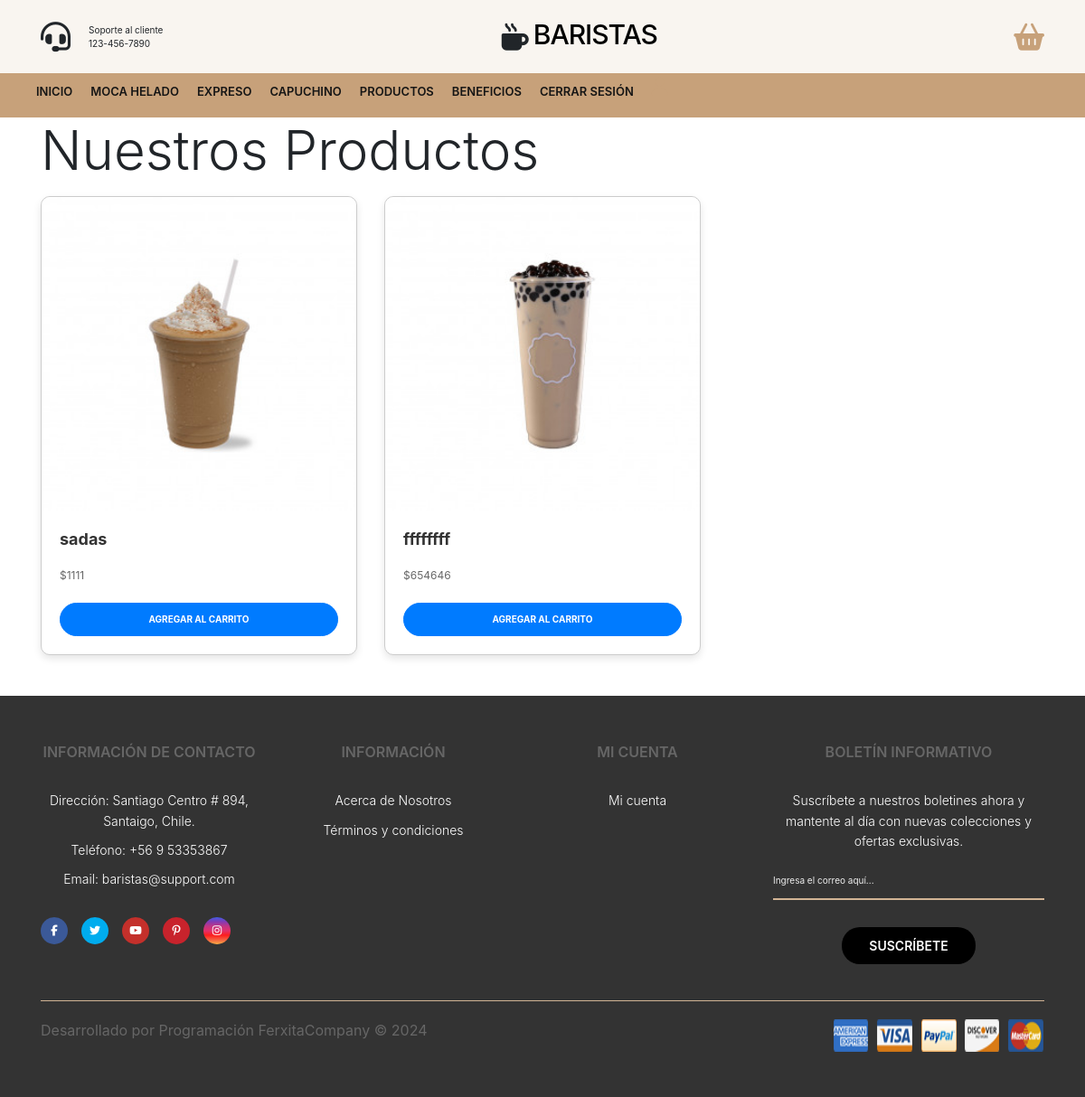
The app's page /proyecto/Tienda/, older data.
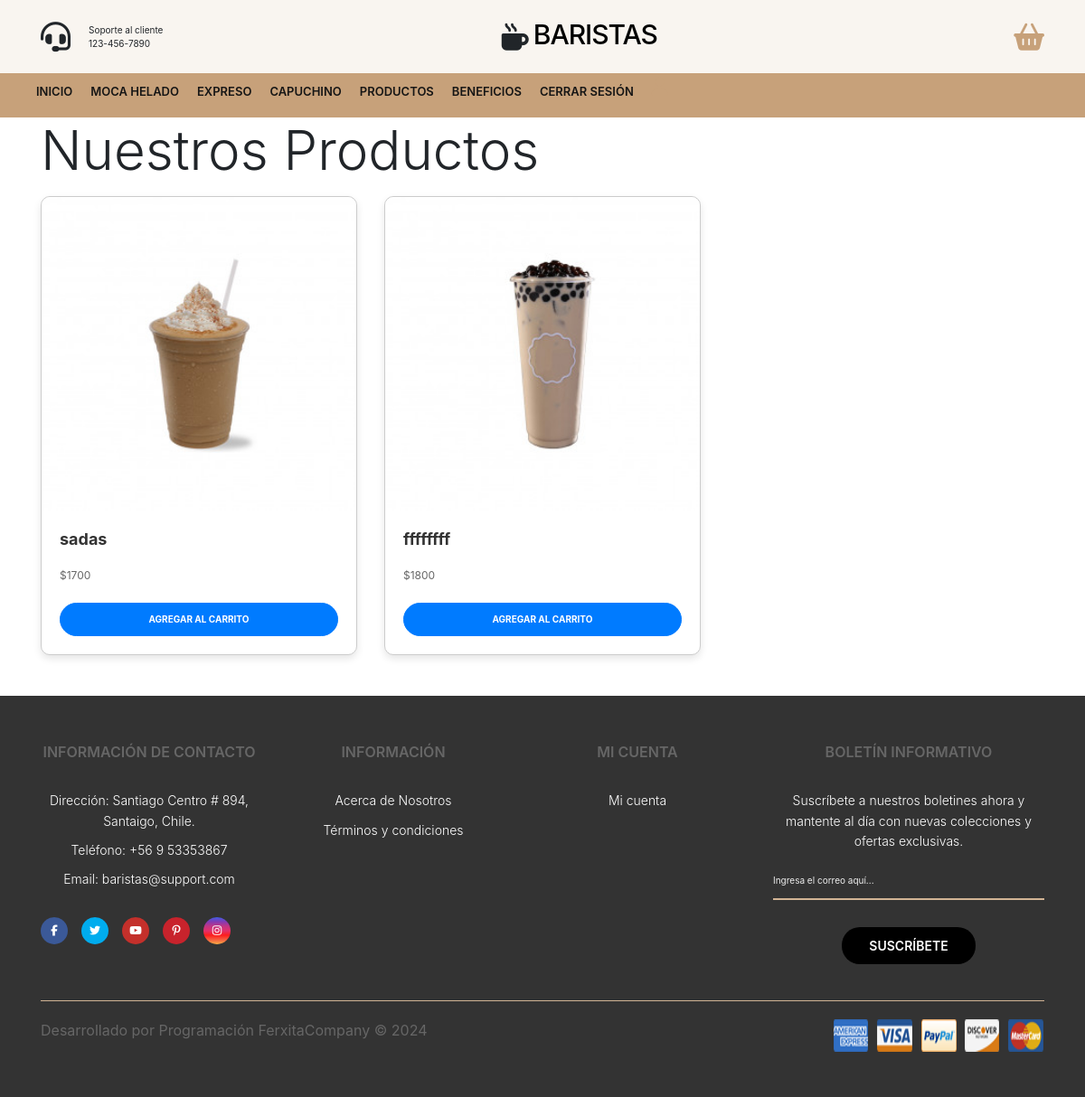
The same page, newer data.
### proyecto/models.py (models this page shows, shortened)
class Producto(models.Model):
    nombre = models.CharField(max_length=64)
    categoria = models.CharField(max_length=32)
    precio = models.DecimalField(max_digits=10, decimal_places=0)
    imagen = models.ImageField(upload_to='productos/', default='img/default.jpg')

### proyecto/views.py (the view)
# urls.py: path('Tienda/', tienda, name="tienda"),
def tienda(request):
    productos = Producto.objects.all()
    return render(request, "proyecto/tienda.html", {'productos': productos})

### proyecto/context_processor.py (called while the page is built)
def total_carrito(request):
    total = 0
    if request.user.is_authenticated:
        if "carrito" in request.session.keys():
            for key, value in request.session["carrito"].items():
                total += int(value["acumulado"])
    return {"total_carrito": total}

### proyecto/templates/proyecto/tienda.html (shortened to what this page needs)
{% extends 'proyecto/base.html' %}
{% load static %}
{% block content %}
<div class="container">
    <div class="row">
        <div class="col-12 align-self-center">
            <h1 class="display-1">Nuestros Productos</h1>
        </div>
    </div>
    <div class="row">
        <div class="col-lg-8">
            <div class="row" style="padding: 10px 0;">
                <div class="col-12">
                    <div class="row">
                        {% for producto in productos %}
                        <div class="col-md-6 mb-4">
                            <div class="card">
                                <img src="{{ producto.imagen.url }}" class="card-img-top" alt="{{ producto.nombre }}">
                                <div class="card-body">
                                    <h5 class="card-title">{{ producto.nombre }}</h5>
                                    <p class="card-text">${{ producto.precio }}</p>
                                    <a href="{% url 'Add' producto.id %}" class="btn btn-primary btn-block">Agregar al carrito</a>
                                </div>
                            </div>
                        </div>
                        {% endfor %}
                    </div>
                </div>
            </div>
        </div>
        <div class="col-lg-4">
        </div>
    </div>
</div>
<link rel="stylesheet" href="{% static 'css/estilos.css' %}">
{% endblock %}

Row changes from the older to the newer data that the page shows:
changed Producto "sadas": precio "1111" → "1700"
changed Producto "ffffffff": precio "654646" → "1800"
